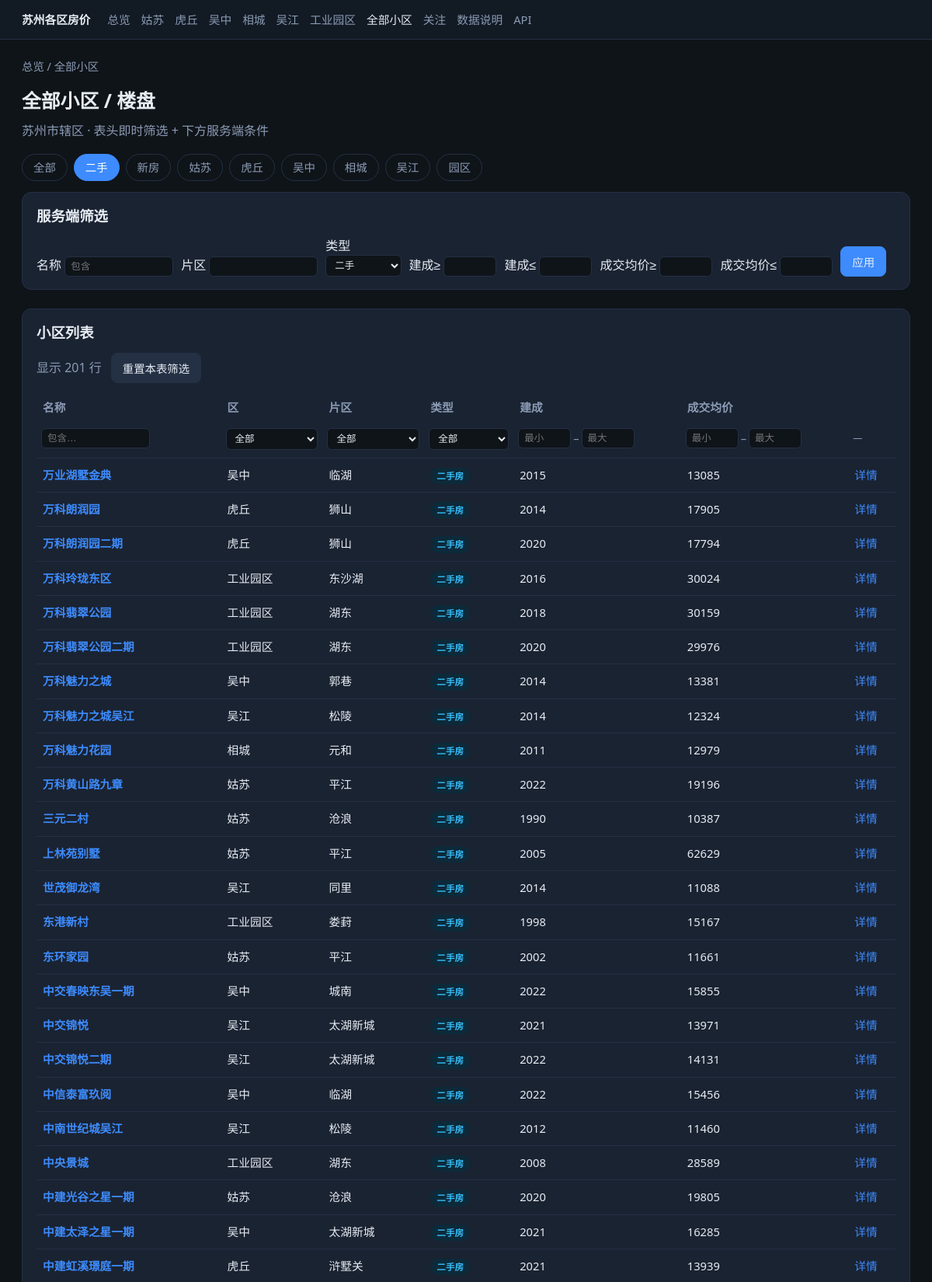
/communities?market=ershou (upper part), run on the app's committed database.
### db/models.py (models this page shows)
class Base(DeclarativeBase):
    pass

class Community(Base):
    __tablename__ = "communities"
    id: Mapped[int] = mapped_column(Integer, primary_key=True, autoincrement=True)
    region_id: Mapped[int] = mapped_column(ForeignKey("regions.id"), nullable=False)
    name: Mapped[str] = mapped_column(String(200), nullable=False)
    address: Mapped[Optional[str]] = mapped_column(String(500))
    area_name: Mapped[Optional[str]] = mapped_column(String(100))  # 片区：越溪/南桥等
    market_type: Mapped[str] = mapped_column(String(20), default="ershou")  # ershou / xinfang
    property_type: Mapped[Optional[str]] = mapped_column(String(50), default="住宅")
    developer: Mapped[Optional[str]] = mapped_column(String(100))
    lat: Mapped[Optional[float]] = mapped_column(Float)
    lng: Mapped[Optional[float]] = mapped_column(Float)
    build_year: Mapped[Optional[int]] = mapped_column(Integer)
    source: Mapped[Optional[str]] = mapped_column(String(50))
    source_id: Mapped[Optional[str]] = mapped_column(String(100))
    source_url: Mapped[Optional[str]] = mapped_column(String(500))
    created_at: Mapped[datetime] = mapped_column(DateTime, default=datetime.now)
    updated_at: Mapped[datetime] = mapped_column(
        DateTime, default=datetime.now, onupdate=datetime.now
    )
    region: Mapped["Region"] = relationship(back_populates="communities")
    listings: Mapped[list["Listing"]] = relationship(back_populates="community")
    transactions: Mapped[list["Transaction"]] = relationship(back_populates="community")
    snapshots: Mapped[list["PriceSnapshot"]] = relationship(back_populates="community")
    __table_args__ = (
        UniqueConstraint("source", "source_id", name="uq_community_source"),
        Index("ix_community_name", "name"),
        Index("ix_community_region", "region_id"),
        Index("ix_community_market", "market_type"),
    )

class Region(Base):
    __tablename__ = "regions"
    id: Mapped[int] = mapped_column(Integer, primary_key=True, autoincrement=True)
    city: Mapped[str] = mapped_column(String(50), nullable=False)
    district: Mapped[str] = mapped_column(String(50), nullable=False)
    code: Mapped[str] = mapped_column(String(50), unique=True, nullable=False)
    created_at: Mapped[datetime] = mapped_column(DateTime, default=datetime.now)
    communities: Mapped[list["Community"]] = relationship(back_populates="region")
    __table_args__ = (UniqueConstraint("city", "district", name="uq_city_district"),)

class PriceSnapshot(Base):
    __tablename__ = "price_snapshots"
    id: Mapped[int] = mapped_column(Integer, primary_key=True, autoincrement=True)
    community_id: Mapped[int] = mapped_column(ForeignKey("communities.id"), nullable=False)
    snap_date: Mapped[date] = mapped_column(Date, nullable=False)
    market_type: Mapped[str] = mapped_column(String(20), default="ershou")
    avg_unit_price: Mapped[Optional[float]] = mapped_column(Float)
    median_unit_price: Mapped[Optional[float]] = mapped_column(Float)
    min_unit_price: Mapped[Optional[float]] = mapped_column(Float)
    max_unit_price: Mapped[Optional[float]] = mapped_column(Float)
    sample_count: Mapped[int] = mapped_column(Integer, default=0)
    source: Mapped[str] = mapped_column(String(50), default="computed")
    created_at: Mapped[datetime] = mapped_column(DateTime, default=datetime.now)
    community: Mapped["Community"] = relationship(back_populates="snapshots")
    __table_args__ = (
        UniqueConstraint("community_id", "snap_date", "source", "market_type", name="uq_snap"),
        Index("ix_snap_date", "snap_date"),
        Index("ix_snap_market", "market_type"),
    )

### app/main.py (the view)
@app.get("/communities", response_class=HTMLResponse)
def page_communities(
    request: Request,
    region: Optional[str] = None,
    market: Optional[str] = None,
    q: Optional[str] = None,
    area: Optional[str] = None,
    year_min: Optional[int] = None,
    year_max: Optional[int] = None,
    price_min: Optional[float] = None,
    price_max: Optional[float] = None,
    db: Session = Depends(get_db),
):
    query = db.query(Community)
    if region:
        reg = db.query(Region).filter_by(code=region).first()
        if reg:
            query = query.filter(Community.region_id == reg.id)
    if market in ("ershou", "xinfang"):
        query = query.filter(Community.market_type == market)
    if q:
        query = query.filter(Community.name.contains(q))
    if area:
        query = query.filter(Community.area_name.contains(area))
    if year_min is not None:
        query = query.filter(Community.build_year >= year_min)
    if year_max is not None:
        query = query.filter(Community.build_year <= year_max)
    rows = []
    for c in query.order_by(Community.name).all():
        deal = latest_community_deal_price(db, c.id)
        if price_min is not None and (deal is None or deal < price_min):
            continue
        if price_max is not None and (deal is None or deal > price_max):
            continue
        r = db.get(Region, c.region_id)
        rows.append(
            {
                "id": c.id,
                "name": c.name,
                "area_name": c.area_name,
                "market_type": c.market_type,
                "market_label": MARKET_LABEL.get(c.market_type, c.market_type),
                "build_year": c.build_year,
                "avg_unit_price": deal,
                "avg_deal_price": deal,
                "city": r.city if r else "",
                "district": r.district if r else "",
            }
        )
    return templates.TemplateResponse(
        request,
        "communities.html",
        {
            "nav": "communities",
            "rows": rows,
            "region": region,
            "market": market,
            "q": q,
            "area": area,
            "year_min": year_min,
            "year_max": year_max,
            "price_min": price_min,
            "price_max": price_max,
        },
    )

### app/templates/communities.html (shortened to what this page needs)
{% extends "base.html" %}
{% block content %}
<div class="crumb"><a href="/">总览</a> / 全部小区</div>
<h1>全部小区 / 楼盘</h1>
<p class="sub">苏州市辖区 · 表头即时筛选 + 下方服务端条件</p>
<div class="tabs">
  <a href="/communities" class="{% if not market and not region %}active{% endif %}">全部</a>
  <a href="/communities?market=ershou" class="{% if market=='ershou' and not region %}active{% endif %}">二手</a>
  <a href="/communities?market=xinfang" class="{% if market=='xinfang' and not region %}active{% endif %}">新房</a>
  <a href="/communities?region=gusu" class="{% if region=='gusu' %}active{% endif %}">姑苏</a>
  <a href="/communities?region=huqiu" class="{% if region=='huqiu' %}active{% endif %}">虎丘</a>
  <a href="/communities?region=wuzhong" class="{% if region=='wuzhong' %}active{% endif %}">吴中</a>
  <a href="/communities?region=xiangcheng" class="{% if region=='xiangcheng' %}active{% endif %}">相城</a>
  <a href="/communities?region=wujiang" class="{% if region=='wujiang' %}active{% endif %}">吴江</a>
  <a href="/communities?region=sip" class="{% if region=='sip' %}active{% endif %}">园区</a>
</div>
<form class="card section" method="get" action="/communities">
  <h2>服务端筛选</h2>
  <div style="display:flex;flex-wrap:wrap;gap:10px;align-items:flex-end;">
    <label>名称 <input class="tf-input" name="q" value="{{ q or '' }}" placeholder="包含"></label>
    <label>片区 <input class="tf-input" name="area" value="{{ area or '' }}"></label>
    <label>类型
      <select class="tf-select" name="market">
        <option value="ershou" {% if market=='ershou' %}selected{% endif %}>二手</option>
      </select>
    </label>
    <label>建成≥ <input class="tf-input tf-num" type="number" name="year_min" value="{{ year_min or '' }}"></label>
    <label>建成≤ <input class="tf-input tf-num" type="number" name="year_max" value="{{ year_max or '' }}"></label>
    <label>成交均价≥ <input class="tf-input tf-num" type="number" name="price_min" value="{{ price_min or '' }}"></label>
    <label>成交均价≤ <input class="tf-input tf-num" type="number" name="price_max" value="{{ price_max or '' }}"></label>
    <button class="btn primary" type="submit">应用</button>
  </div>
</form>
<div class="card">
  <h2>小区列表</h2>
  <table class="filterable">
    <thead>
      <tr class="labels">
        <th data-type="text">名称</th>
        <th data-type="select">区</th>
        <th data-type="select">片区</th>
        <th data-type="select">类型</th>
        <th data-type="number">建成</th>
        <th data-type="number">成交均价</th>
        <th data-type="none"></th>
      </tr>
    </thead>
    <tbody>
      {% for row in rows %}
      <tr>
        <td data-v="{{ row.name }}"><a href="/communities/{{ row.id }}"><strong>{{ row.name }}</strong></a></td>
        <td data-v="{{ row.district }}">{{ row.district }}</td>
        <td data-v="{{ row.area_name or '' }}">{{ row.area_name or '-' }}</td>
        <td data-v="{{ row.market_label }}"><span class="badge {{ row.market_type }}">{{ row.market_label }}</span></td>
        <td data-v="{{ row.build_year or '' }}">{{ row.build_year or '-' }}</td>
        <td data-v="{{ row.avg_unit_price or '' }}">{% if row.avg_unit_price %}{{ '%.0f'|format(row.avg_unit_price) }}{% else %}-{% endif %}</td>
        <td><a href="/communities/{{ row.id }}">详情</a></td>
      </tr>
      {% endfor %}
    </tbody>
  </table>
</div>
{% endblock %}

### app/templates/base.html (style rules this page uses)
:root { --bg:#0f1419; --card:#1a2332; --text:#e7ecf3; --muted:#8b9bb4; --accent:#3d8bfd; --good:#3dd68c; --warn:#f5a524; --xinfang:#a78bfa; --ershou:#38bdf8; --border:#243044; }
* { box-sizing: border-box; }
body { margin:0; font-family:"Segoe UI","PingFang SC","Microsoft YaHei",sans-serif; background:var(--bg); color:var(--text); line-height:1.5; }
a { color:var(--accent); text-decoration:none; }
.crumb { color:var(--muted); font-size:0.9rem; margin-bottom:14px; }
.crumb a { color:var(--muted); }
h1 { margin:0 0 8px; font-size:1.55rem; }
h2 { margin:0 0 12px; font-size:1.15rem; }
.sub { color:var(--muted); margin:0 0 18px; }
.card { background:var(--card); border:1px solid var(--border); border-radius:12px; padding:16px 18px; }
table { width:100%; border-collapse:collapse; font-size:0.92rem; }
th, td { text-align:left; padding:10px 8px; border-bottom:1px solid var(--border); vertical-align:top; }
th { color:var(--muted); font-weight:600; white-space:nowrap; }
.badge { display:inline-block; padding:2px 8px; border-radius:999px; font-size:0.72rem; font-weight:600; }
.badge.ershou { background:#0c2a3a; color:var(--ershou); }
.tabs { display:flex; gap:8px; margin-bottom:14px; flex-wrap:wrap; }
.tabs a, .tabs span { padding:6px 14px; border-radius:999px; border:1px solid var(--border); color:var(--muted); font-size:0.9rem; }
.tabs a.active, .tabs span.active { background:var(--accent); border-color:var(--accent); color:#fff; }
.btn { display:inline-block; padding:8px 14px; border-radius:8px; border:1px solid var(--border); background:#243044; color:var(--text); cursor:pointer; font-size:0.9rem; }
.btn.primary { background:var(--accent); border-color:var(--accent); }
.section { margin-bottom:24px; }
.tf-input, .tf-select { width:100%; max-width:140px; box-sizing:border-box; background:#0f1419; color:var(--text); border:1px solid var(--border); border-radius:6px; padding:5px 7px; font-size:0.78rem; }
.tf-select { max-width:120px; }
.tf-num { max-width:68px; }
thead tr.labels th { border-bottom:none; }

### data on the page
Community: name "万业湖墅金典", area_name "临湖", build_year "2015"
Region: district "吴中" "吴中" "吴中" "吴中" "吴中"
PriceSnapshot: avg_unit_price "13085"
Community: name "万科朗润园", area_name "狮山", build_year "2014"
Region: district "虎丘" "虎丘" "虎丘"
PriceSnapshot: avg_unit_price "17905"
Community: name "万科朗润园二期", area_name "狮山", build_year "2020"
PriceSnapshot: avg_unit_price "17794"
Community: name "万科玲珑东区", area_name "东沙湖", build_year "2016"
Region: district "工业园区" "工业园区" "工业园区" "工业园区" "工业园区"
Community: name "万科翡翠公园", area_name "湖东", build_year "2018"
Community: name "万科翡翠公园二期", area_name "湖东", build_year "2020"
Community: name "万科魅力之城", area_name "郭巷", build_year "2014"
PriceSnapshot: avg_unit_price "13381"
Community: name "万科魅力之城吴江", area_name "松陵", build_year "2014"
Region: district "吴江" "吴江" "吴江" "吴江" "吴江"
Community: name "万科魅力花园", area_name "元和", build_year "2011"
Region: district "相城"
Community: name "万科黄山路九章", area_name "平江", build_year "2022"
Region: district "姑苏" "姑苏" "姑苏" "姑苏" "姑苏"
PriceSnapshot: avg_unit_price "19196"
Community: name "三元二村", area_name "沧浪", build_year "1990"
PriceSnapshot: avg_unit_price "10387"
Community: name "上林苑别墅", area_name "平江", build_year "2005"
PriceSnapshot: avg_unit_price "62629"
Community: name "世茂御龙湾", area_name "同里", build_year "2014"
Community: name "东港新村", area_name "娄葑", build_year "1998"
Community: name "东环家园", area_name "平江", build_year "2002"
PriceSnapshot: avg_unit_price "11661"
Community: name "中交春映东吴一期", area_name "城南", build_year "2022"
Community: name "中交锦悦", area_name "太湖新城", build_year "2021"
Community: name "中交锦悦二期", area_name "太湖新城", build_year "2022"
Community: name "中信泰富玖阅", area_name "临湖", build_year "2022"
Community: name "中南世纪城吴江", area_name "松陵", build_year "2012"
Community: name "中央景城", area_name "湖东", build_year "2008"
Community: name "中建光谷之星一期", area_name "沧浪", build_year "2020"
PriceSnapshot: avg_unit_price "19805"
Community: name "中建太泽之星一期", area_name "太湖新城", build_year "2021"
Community: name "中建虹溪璟庭一期", area_name "浒墅关", build_year "2021"
PriceSnapshot: avg_unit_price "13939"

### other printed values
{{ row.market_label }} "二手房" "二手房" "二手房" "二手房" "二手房" "二手房" "二手房" "二手房" "二手房" "二手房" "二手房" "二手房" "二手房" "二手房" "二手房" "二手房" "二手房" "二手房" "二手房" "二手房" "二手房" "二手房" "二手房" "二手房"
{{ '%.0f'|format(row.avg_unit_price) }} "30024" "30159" "29976" "12324" "12979" "11088" "15167" "15855" "13971" "14131" "15456" "11460" "28589" "16285"
